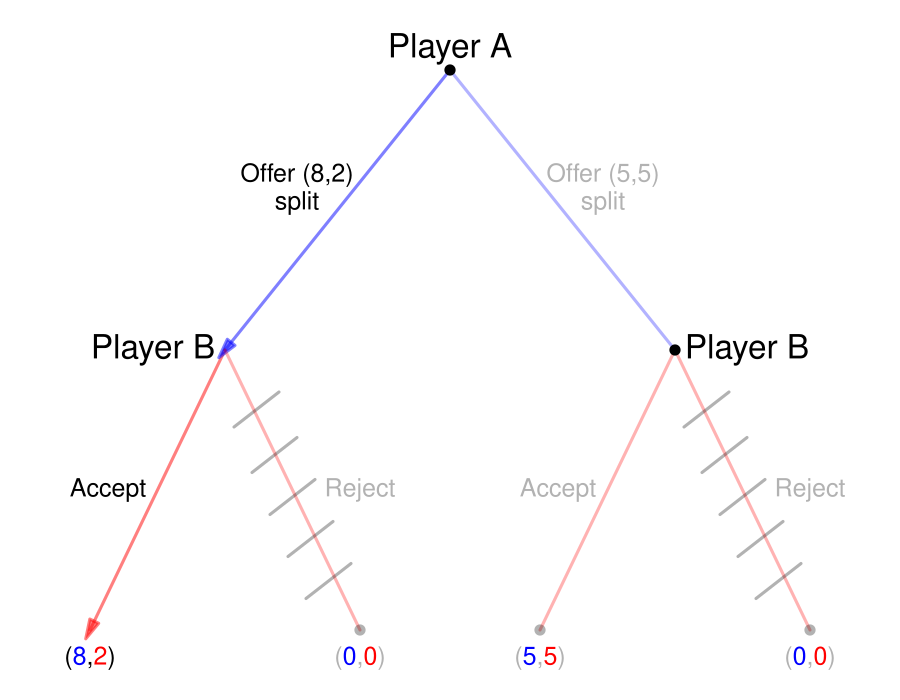

The script that saved this image:
require(shape)
pdf(file = "people/sequential_ultimatum_selfinterest.pdf", width = 9, height = 7)

#Set parameters for graphics
axislabelsize <- 1.5
labelsize <- 2
actionlabelsize <- 1.5
graphlinewidth <- 3
segmentlinewidth <- 2
nodesize <- 1.5
fadelevel <- 0.3

COL <- c("#7fc97f", "#beaed4", "#fdc086", "#ffff99", "#386cb0", "#f0027f", "#bf5b17", "#666666")
COLA <- c("#99d8c9","#66c2a4","#41ae76", "#238b45", "#005824")
COLB <- c("#4eb3d3", "#2b8cbe", "#0868ac","#084081")

par(mar =  c(0, 0, 0, 0))

xlims <- c(0, 10)
ylims <- c(0, 10)

npts <- 501 
x <- seq(xlims[1], xlims[2], length.out = npts)
y <- seq(ylims[1], ylims[2], length.out = npts) 

plot(0, 0, xlim = xlims, ylim = ylims, type = "n",
     xlab = expression(paste("")),
     ylab = expression(paste("")), 
     xaxt = "n", 
     yaxt = "n", 
     cex.lab = axislabelsize, 
     bty = "n",
     xaxs="i", 
     yaxs="i")

ticksy <- seq(from = 0, to = ylims[2], by = 2)
ylabels <- seq(from = 0, to = ylims[2], by = 2)
ticksx <- seq(from = 0, to = xlims[2], by = 2)
xlabels <- seq(from = 0, to = xlims[2], by = 2)

#Branches for Aram
#Offer (8, 2)
#segments(5, 9, 2.5, 5, lty = 1, col = rgb(0, 0, 1, 0.5), lwd = graphlinewidth)
#Offer (5, 5)
segments(5, 9, 7.5, 5, lty = 1, col = rgb(0, 0, 1, fadelevel), lwd = graphlinewidth)

#Branches for Bina
#From A offer (8, 2)
#Bina Acept
Arrows(2.5, 5, 1, 1, col = rgb(1, 0, 0, 0.5), lty = 1, lwd = 3, arr.type = "triangle")
#Branches for A (arrow)
#Offer (8, 2)
Arrows(5, 9, 2.5, 5, col = rgb(0, 0, 1, 0.5), lty = 1, lwd = 3, arr.type = "triangle")



#Bina Reject
segments(2.5, 5, 4, 1, lty = 1, col = rgb(1, 0, 0, fadelevel), lwd = graphlinewidth)

#From Aram offer (5, 5)
#Bina Accept
segments(7.5, 5, 6, 1, lty = 1, col = rgb(1, 0, 0, fadelevel), lwd = graphlinewidth)

#Bina Reject
segments(7.5, 5, 9, 1, lty = 1, col = rgb(1, 0, 0, fadelevel), lwd = graphlinewidth)



#Initial node
points(5, 9, pch = 16, col = "black", cex = nodesize)

#P1 Nodes
#points(2.5, 5, pch = 16, col = "black", cex = nodesize)
points(7.5, 5, pch = 16, col = "black", cex = nodesize)

#P2 Terminal Nodes
#points(1, 1, pch = 16, col = "black", cex = nodesize)
points(4, 1, pch = 16, col = rgb(0,0,0,fadelevel), cex = nodesize)
points(6, 1, pch = 16, col = rgb(0,0,0,fadelevel), cex = nodesize)
points(9, 1, pch = 16, col = rgb(0,0,0,fadelevel), cex = nodesize)

text(5, 9.3, expression(paste("Player A")), cex = labelsize)

text(3.3, 7.5, expression(paste("Offer (8,2)")), cex = actionlabelsize)
text(3.3, 7.1, expression(paste("split")), cex = actionlabelsize)
text(6.7, 7.5, expression(paste("Offer (5,5)")), cex = actionlabelsize, col = rgb(0,0,0,fadelevel))
text(6.7, 7.1, expression(paste("split")), cex = actionlabelsize, col = rgb(0,0,0,fadelevel))


text(1.7, 5, expression(paste("Player B")), cex = labelsize)
text(1.2, 3, expression(paste("Accept")), cex = actionlabelsize)
text(4, 3, expression(paste("Reject")), cex = actionlabelsize, col = rgb(0,0,0,fadelevel))


text(8.3, 5, expression(paste("Player B")), cex = labelsize)
text(6.2, 3, expression(paste("Accept")), cex = actionlabelsize, col = rgb(0,0,0,fadelevel))
text(9, 3, expression(paste("Reject")), cex = actionlabelsize, col = rgb(0,0,0,fadelevel))


#Payoffs 
text(1, .6, expression("(" * phantom("8") * "," * phantom("2") * ")"), cex = actionlabelsize)
text(1, .6, expression(phantom("(") * "8" * phantom(",") * phantom("2") * phantom(")")), col = rgb(0, 0, 1, 1),  cex = actionlabelsize)
text(1, .6, expression(phantom("(") * phantom("8") * phantom(",") * "2" * phantom(")")), col = rgb(1, 0, 0, 1), cex = actionlabelsize)

text(4, .6, expression("(" * phantom("0") * "," * phantom("0") * ")"), cex = actionlabelsize, col = rgb(0,0,0,fadelevel))
text(4, .6, expression(phantom("(") * "0" * phantom(",") * phantom("0") * phantom(")")), col = rgb(0, 0, 1, 0.5,fadelevel),  cex = actionlabelsize)
text(4, .6, expression(phantom("(") * phantom("0") * phantom(",") * "0" * phantom(")")), col = rgb(1, 0, 0, 0.5,fadelevel), cex = actionlabelsize)

text(6, .6, expression("(" * phantom("5") * "," * phantom("5") * ")"), cex = actionlabelsize, col = rgb(0,0,0,fadelevel))
text(6, .6, expression(phantom("(") * "5" * phantom(",") * phantom("5") * phantom(")")), col = rgb(0, 0, 1, 0.5,fadelevel),  cex = actionlabelsize)
text(6, .6, expression(phantom("(") * phantom("5") * phantom(",") * "5" * phantom(")")), col = rgb(1, 0, 0, 0.5,fadelevel), cex = actionlabelsize)

text(9, .6, expression("(" * phantom("0") * "," * phantom("0") * ")"), cex = actionlabelsize, col = rgb(0,0,0,fadelevel))
text(9, .6, expression(phantom("(") * "0" * phantom(",") * phantom("0") * phantom(")")), col = rgb(0, 0, 1, 0.5,fadelevel),  cex = actionlabelsize)
text(9, .6, expression(phantom("(") * phantom("0") * phantom(",") * "0" * phantom(")")), col = rgb(1, 0, 0, 0.5,fadelevel), cex = actionlabelsize)

#Cutting branch plant late when A plants early
segments(2.6, 3.9, 3.1, 4.4, lty = 1, col = rgb(0,0,0,fadelevel), lwd = graphlinewidth)
segments(2.8, 3.25, 3.3, 3.75, lty = 1, col = rgb(0,0,0,fadelevel), lwd = graphlinewidth)
segments(3, 2.65, 3.5, 3.15, lty = 1, col = rgb(0,0,0,fadelevel), lwd = graphlinewidth)
segments(3.2, 2.05, 3.7, 2.55, lty = 1, col = rgb(0,0,0,fadelevel), lwd = graphlinewidth)
segments(3.4, 1.45, 3.9, 1.95, lty = 1, col = rgb(0,0,0,fadelevel), lwd = graphlinewidth)


#Cutting branch plant late when A plants early
segments(7.6, 3.9, 8.1, 4.4, lty = 1, col = rgb(0,0,0,fadelevel), lwd = graphlinewidth)
segments(7.8, 3.25, 8.3, 3.75, lty = 1, col = rgb(0,0,0,fadelevel), lwd = graphlinewidth)
segments(8, 2.65, 8.5, 3.15, lty = 1, col = rgb(0,0,0,fadelevel), lwd = graphlinewidth)
segments(8.2, 2.05, 8.7, 2.55, lty = 1, col = rgb(0,0,0,fadelevel), lwd = graphlinewidth)
segments(8.4, 1.45, 8.9, 1.95, lty = 1, col = rgb(0,0,0,fadelevel), lwd = graphlinewidth)



#Cutting branch plant late when A plants
# segments(7.4, 3.9, 6.9, 4.4, lty = 1, col = rgb(0,0,0,fadelevel), lwd = graphlinewidth)
# segments(7.2, 3.25, 6.7, 3.75, lty = 1, col = rgb(0,0,0,fadelevel), lwd = graphlinewidth)
# segments(7, 2.65, 6.5, 3.15, lty = 1, col = rgb(0,0,0,fadelevel), lwd = graphlinewidth)
# segments(6.8, 2.05, 6.3, 2.55, lty = 1, col = rgb(0,0,0,fadelevel), lwd = graphlinewidth)
# segments(6.6, 1.45, 6.1, 1.95, lty = 1, col = rgb(0,0,0,fadelevel), lwd = graphlinewidth)


dev.off()
